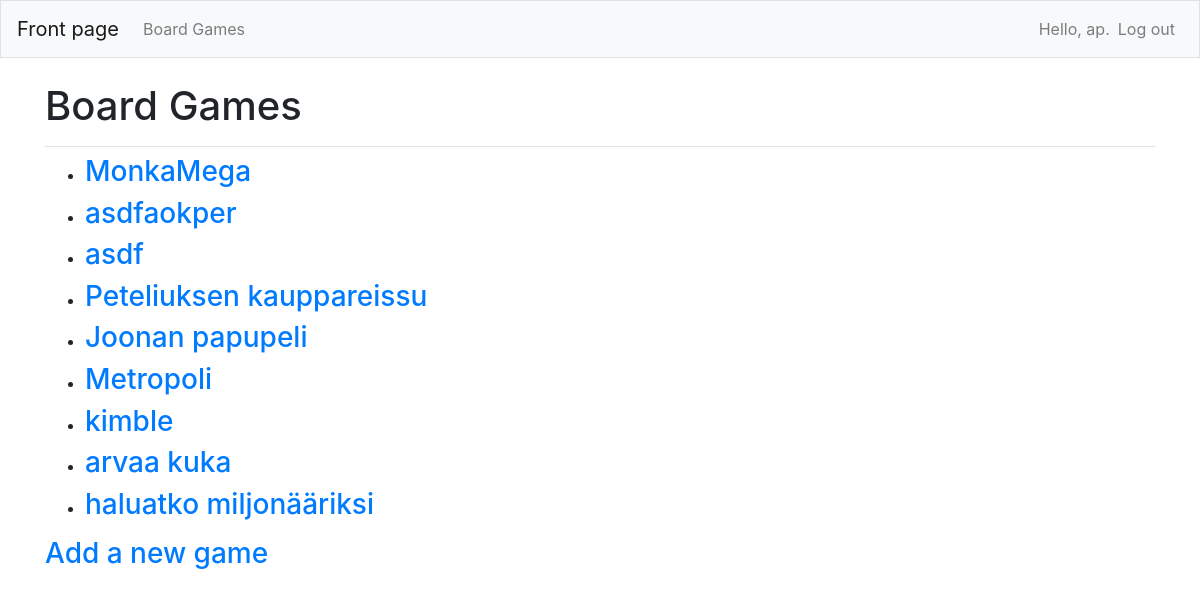
The page /games/ (signed in) on the database as committed earlier.
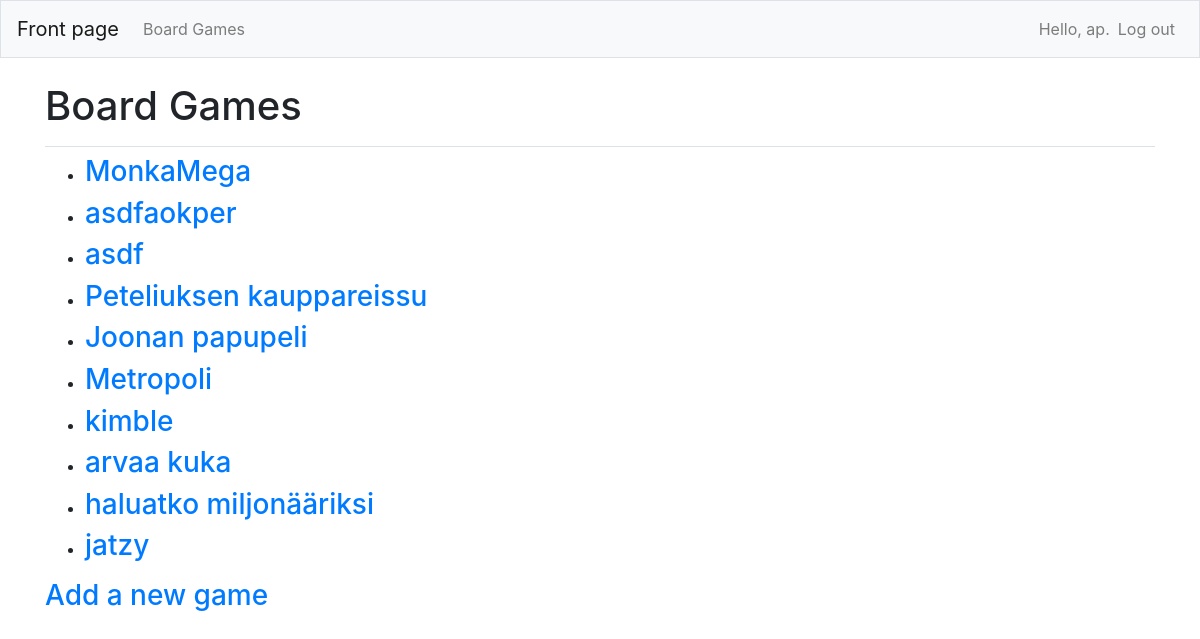
The same page on the database as committed later.
### board_game/models.py (models this page shows)
class Game(models.Model):
    name = models.CharField(max_length=200)
    maker = models.CharField(max_length=20)
    year_published = models.IntegerField()
    description = models.CharField(max_length=200)
    """Adding date added and date modified fields that are automatic"""
    date_added = models.DateTimeField(auto_now_add=True)
    date_modified = models.DateTimeField(auto_now=True)
    owner = models.ForeignKey(User, on_delete=models.CASCADE)
    def __str__(self):
        return self.name

### board_game/views.py (the view)
# urls.py: path('games/', views.games, name='games'),
@login_required
def games(request):
    games = Game.objects.order_by('date_added')
    context = {'games': games}
    return render(request, 'board_game/games.html', context)

### board_game/templates/board_game/games.html
{% extends "board_game/base.html" %}
{% block page_header %}
    <h1>Board Games</h1>
{% endblock page_header %}
    {% block content %}
        <ul>
            {% for game in games %}
                <li><h3>
                    <a href="{% url 'board_game:game' game.id %}">{{ game }}</a>
                </h3></li>
            {% empty %}
                <li><h3>No Board games have been added yet.</h3></li>
            {% endfor %}
        </ul>
    <h3><a href="{% url 'board_game:new_game' %}">Add a new game</a></h3>
{% endblock content %}

Rows that differ between the two databases and show on the page:
added Game: name "jatzy"
